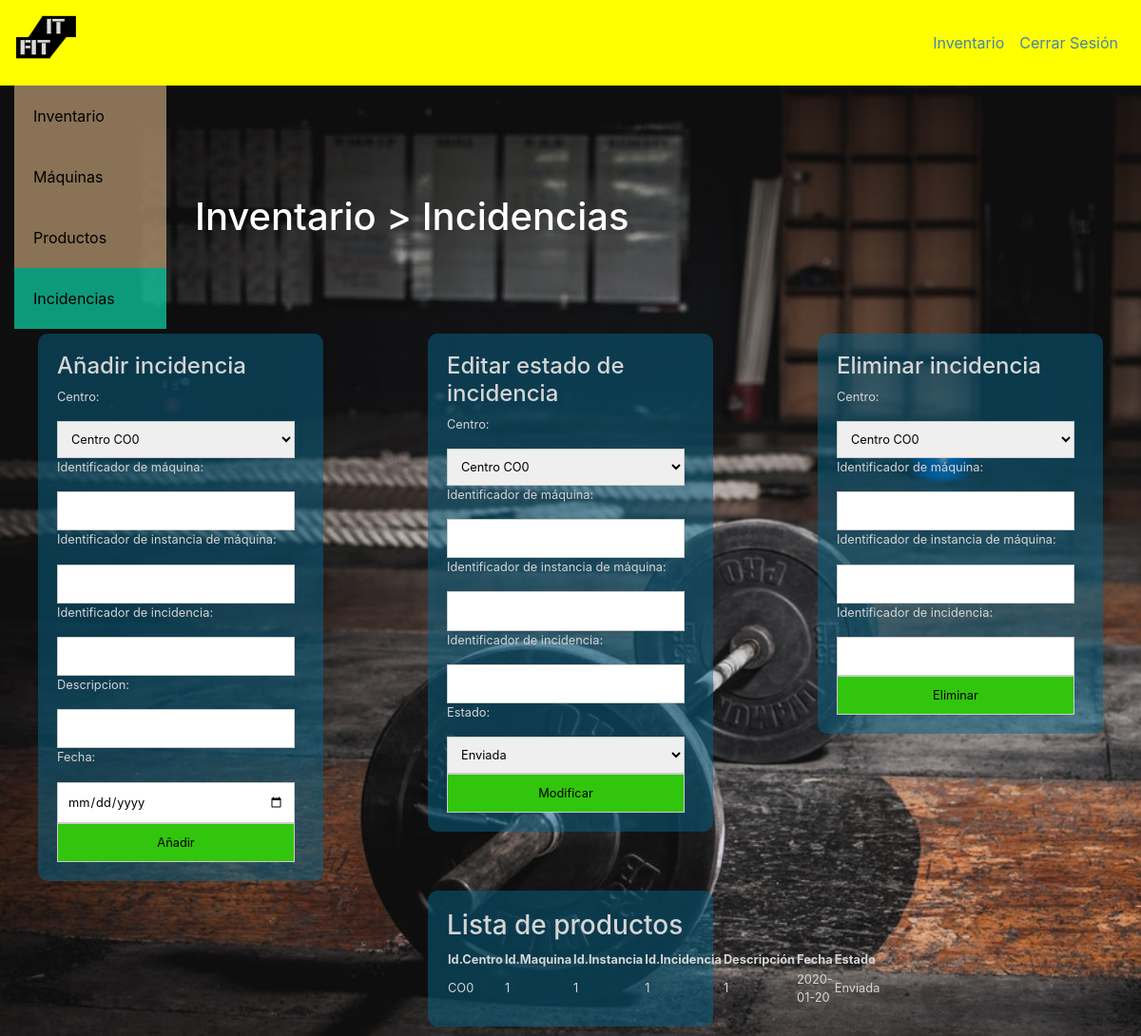
Page /Inventario/incidencias.php (signed in) on the committed database.
### tables this page shows
CREATE TABLE `incidencias` (
  `IdCentro` varchar(4) NOT NULL,
  `IdMaquina` int(3) NOT NULL,
  `IdInstancia` int(11) NOT NULL,
  `IdIncidencia` int(11) NOT NULL,
  `Descripcion` varchar(100) NOT NULL,
  `FechaIncidencia` date NOT NULL,
  `Estado` varchar(30) NOT NULL CHECK (`Estado` in ('Enviada','Inspeccionando','Arreglando','Completada'))
);

### Inventario/incidencias.php (the view, shortened to what this page needs)
<!DOCTYPE html>
<html>
    <head>
    <link rel="stylesheet" type="text/css" href="../styles/estilos.css">
    <link rel="stylesheet" type="text/css" href="../styles/form.css">
    <link rel="stylesheet" href="../styles/inicio.css">
    <link rel="stylesheet" href="https://stackpath.bootstrapcdn.com/bootstrap/4.4.1/css/bootstrap.min.css">
    </head>
    <body>
        <nav class="navbar sticky-top navbar-expand-lg navbar-dark header">
        <a href="../inicio.html" class="navbar-brand mr-auto">
            <img src="../img/Logo.png" alt="ITFit" width="64" height="64"/>
        </a>
        <span class="areagestion navbar-text">
            <ul class="navbar-nav">
                <li class="nav-link">
                    <a class ="enlace" href="#">Inventario</a>
                </li>
                <li class="nav-link">
                    <a class ="enlace" href="../php/logout.php">Cerrar Sesión</a>
                </li>
            </ul>
        </span>
    </nav>
    <div class="inicio container">
        <div class="row">
            <div class="vertical-menu col-lg-2 col-sm-3">
                <a href="./inventario.php">Inventario</a>
                <a href="./maquinas.php">Máquinas</a>
                <a href="./productos.php">Productos</a>
                <a href="#" class="active">Incidencias</a>
            </div>
            <div class="inicio col-lg-6 col-sm-6">
                <h1>Inventario > Incidencias</h1>
            </div>
        </div>
    </div>
    <div class="row">
        <div class="col-lg-4 col-sm-6">
            <form action="../php/Inventario/anadirincidencia.php" method="post">
                <h4>Añadir incidencia</h4>
                <p>Centro:</p>
                <select name="IdCentro" class="field">
                    <?php
                        $db = mysqli_connect(DB_SERVER,DB_USERNAME,DB_PASSWORD,DB_DATABASE) or die ("<h5>No puedo conectarme a la BD.</h5>");
                        $consulta = "Select IdCentro from Centro" ;
                        $resultado = mysqli_query( $db, $consulta ) or die ( "Algo ha ido mal en la consulta a la base de datos");
                        while($columna = mysqli_fetch_array($resultado)){
                            echo "<option value=" . $columna['IdCentro'] . "> Centro " . $columna['IdCentro'] . "</option>" ;
                        }
                    ?>
                </select>
                <p>Identificador de máquina:</p>
                <input type="text" name="IdMaquina" size="20" class="field" maxlength="30"/>
                <p>Identificador de instancia de máquina:</p>
                <input type="text" name="IdInstancia" size="20" class="field" maxlength="30"/>
                <p>Identificador de incidencia:</p>
                <input type="text" name="IdIncidencia" size="20" class="field" maxlength="30"/>
                <p>Descripcion:</p>
                <input type="text" name="Descripcion" size="20" class="field" maxlength="30"/>
                <p>Fecha:</p>
                <input type="date" name="FechaIncidencia" class="field">
                <input type="submit" class="botton" value="Añadir">
            </form>
        </div>
        <div class="col-lg-4 col-sm-6">
            <form action="../php/Inventario/alterarincidencia.php" method="post">
                <h4>Editar estado de incidencia</h4>
                <p>Centro:</p>
                <select name="IdCentro" class="field">
                    <?php
                        $db = mysqli_connect(DB_SERVER,DB_USERNAME,DB_PASSWORD,DB_DATABASE) or die ("<h5>No puedo conectarme a la BD.</h5>");
                        $consulta = "Select IdCentro from Centro" ;
                        $resultado = mysqli_query( $db, $consulta ) or die ( "Algo ha ido mal en la consulta a la base de datos");
                        while($columna = mysqli_fetch_array($resultado)){
                            echo "<option value=" . $columna['IdCentro'] . "> Centro " . $columna['IdCentro'] . "</option>" ;
                        }
                    ?>
                </select>
                <p>Identificador de máquina:</p>
                <input type="text" name="IdMaquina" size="20" class="field" maxlength="30"/>
                <p>Identificador de instancia de máquina:</p>
                <input type="text" name="IdInstancia" size="20" class="field" maxlength="30"/>
                <p>Identificador de incidencia:</p>
                <input type="text" name="IdIncidencia" size="20" class="field" maxlength="30"/>
                <p>Estado:</p>
                <select name="Estado" class="field">
                    <option value="Enviada">Enviada</option>
                </select>
                <input type="submit" class="botton" value="Modificar">
            </form>
        </div>
        <div class="col-lg-4 col-sm-6">
            <form action="../php/Inventario/eliminarincidencia.php" method="post">
                <h4>Eliminar incidencia</h4>
                <p>Centro:</p>
                <select name="IdCentro" class="field">
                    <?php
                        $db = mysqli_connect(DB_SERVER,DB_USERNAME,DB_PASSWORD,DB_DATABASE) or die ("<h5>No puedo conectarme a la BD.</h5>");
                        $consulta = "Select IdCentro from Centro" ;
                        $resultado = mysqli_query( $db, $consulta ) or die ( "Algo ha ido mal en la consulta a la base de datos");
                        while($columna = mysqli_fetch_array($resultado)){
                            echo "<option value=" . $columna['IdCentro'] . "> Centro " . $columna['IdCentro'] . "</option>" ;
                        }
                    ?>
                </select>
                <p>Identificador de máquina:</p>
                <input type="text" name="IdMaquina" size="20" class="field" maxlength="8"/>
                <p>Identificador de instancia de máquina:</p>
                <input type="text" name="IdInstancia" size="20" class="field" maxlength="8"/>
                <p>Identificador de incidencia:</p>
                <input type="text" name="IdIncidencia" size="20" class="field" maxlength="30"/>
                <input type="submit" class="botton" value="Eliminar">
            </form>
        </div>
    </div>
    <div class="row">
        <div class="col-sm-12">
            <form>
            <h3>Lista de productos</h3>
            <?php
                $db = mysqli_connect(DB_SERVER,DB_USERNAME,DB_PASSWORD,DB_DATABASE) or die ("<h5>No puedo conectarme a la BD.</h5>");
                $consulta = "Select * from Incidencias Order By Estado" ;
                $resultado = mysqli_query( $db, $consulta ) or die ( "Algo ha ido mal en la consulta a la base de datos");
                echo "<table borde='2'>";
                echo "<tr>";
                echo "<th>Id.Centro</th>";
                echo "<th>Id.Maquina</th>";
                echo "<th>Id.Instancia</th>";
                echo "<th>Id.Incidencia</th>";
                echo "<th>Descripción</th>";
                echo "<th>Fecha</th>";
                echo "<th>Estado</th>";
                echo "</tr>";
                while($columna = mysqli_fetch_array($resultado)){
                    echo "<tr>";
	                echo "<td>" . $columna['IdCentro'] . "</td><td>" . $columna['IdMaquina'] . "</td><td>" . $columna['IdInstancia'] ."</td><td>" . $columna['IdIncidencia'] ."</td><td>" . $columna['Descripcion'] . "</td><td>" . $columna['FechaIncidencia'] ."</td><td>" . $columna['Estado'] . "</td>";
	                echo "</tr>";
                }
                echo "</table>";
            ?>
        </form>
        </div>
    </div>
    </body>
</html>

### styles/estilos.css (style rules this page uses)
.vertical-menu { width: 200px; padding-bottom: 5px; }
.vertical-menu a { background-color: rgba(222, 184, 135, 0.596); color:black; display: block; padding: 20px; text-decoration: none; }
.vertical-menu a.active { background-color: rgba(14, 250, 199, 0.596); }

### styles/form.css (style rules this page uses)
form { position: relative; margin:0 auto; font-size: 0.8em; border-radius: 10px; color: rgb(214, 213, 213); width: 300px; padding:20px; background-color: rgba(7, 101, 138, 0.5); margin-bottom: 10px; }
input,select { border:0; }
.field { border: solid 1px #ccc; width: 250px; padding:10px; }
.botton { border: solid 1px #ccc; width: 250px; padding:10px; background-color: rgba(51, 199, 14, 0.993); }

### styles/inicio.css (style rules this page uses)
nav.header { background-color: yellow; }
li.nav-link a.enlace { color: steelblue; }
body { background-image: url("../img/gimnasio.jpg"); background-color: powderblue; background-attachment: fixed; background-repeat: no-repeat; background-size: cover; }
div.inicio { padding-top: 10%; color: white; }
.inicio.container { margin-left: 0px; padding-top: 0px; }

### rows in the picture
incidencias: IdCentro "CO0", IdMaquina "1", IdInstancia "1", IdIncidencia "1", Descripcion "1", FechaIncidencia "2020-01-20", Estado "Enviada"
